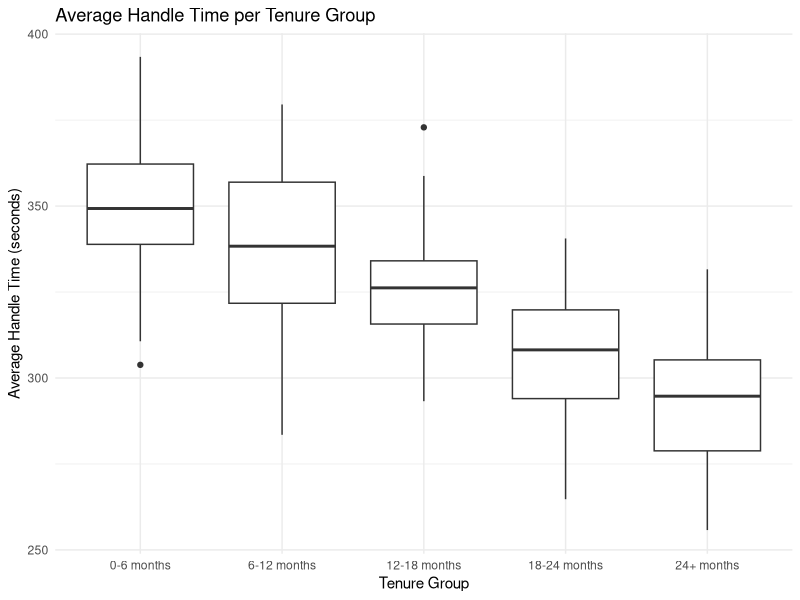
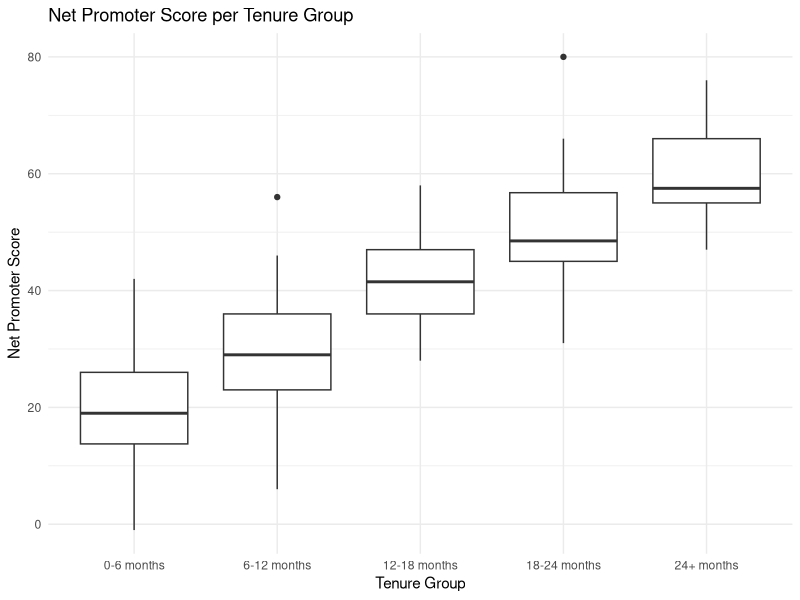
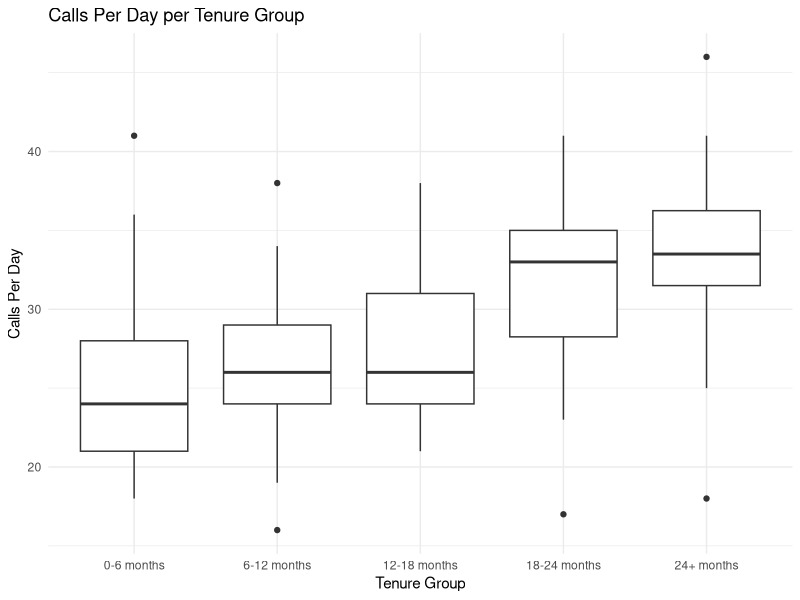
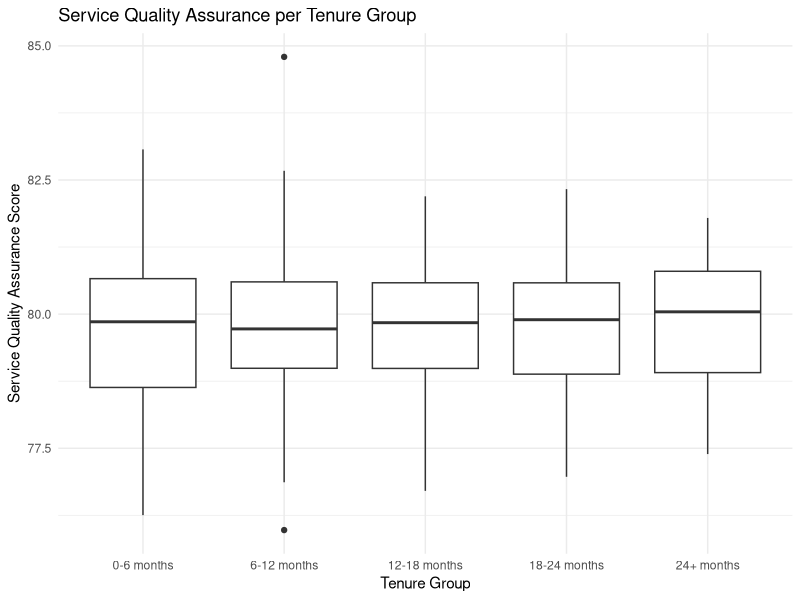
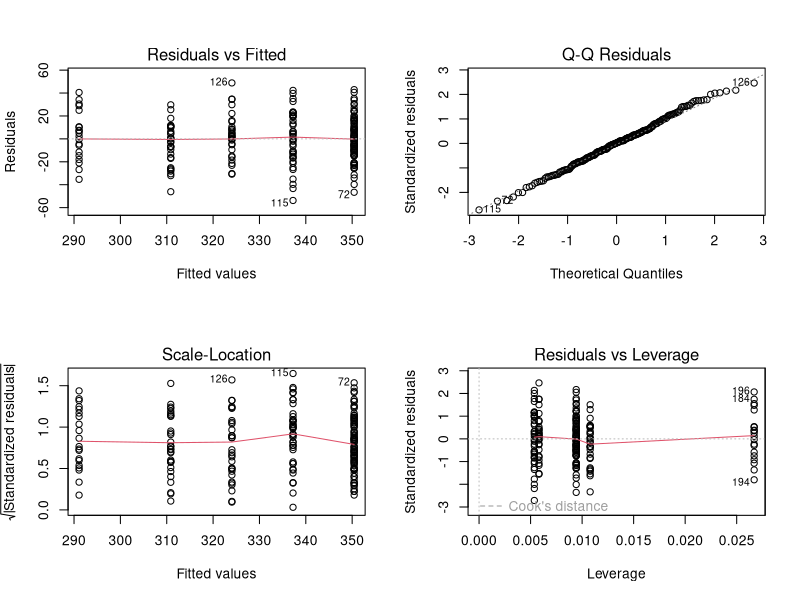
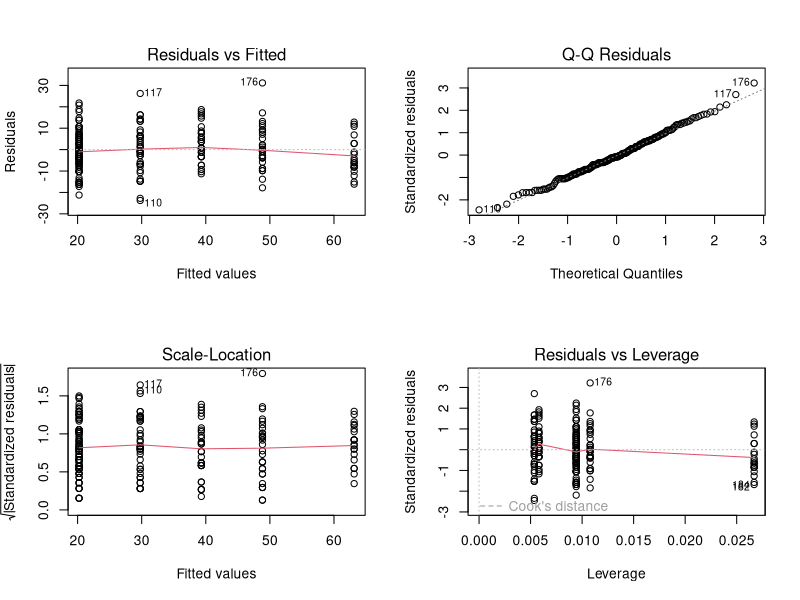
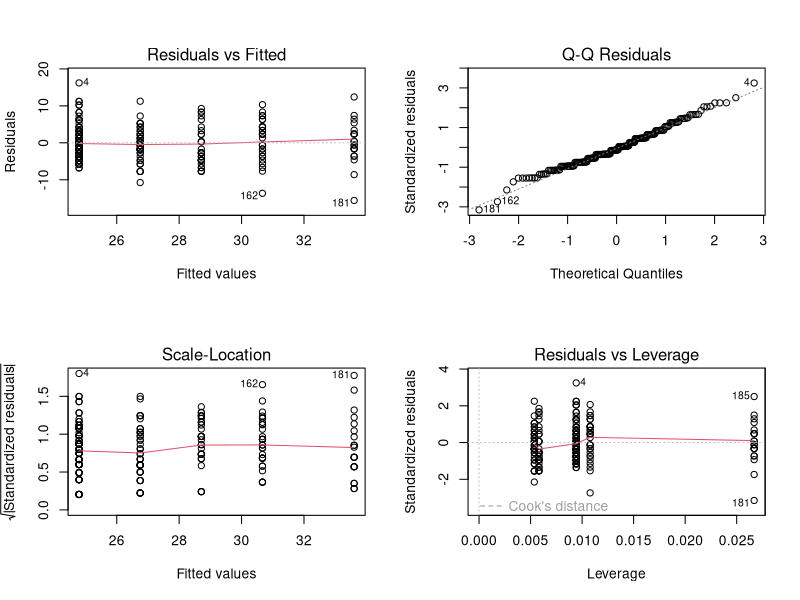
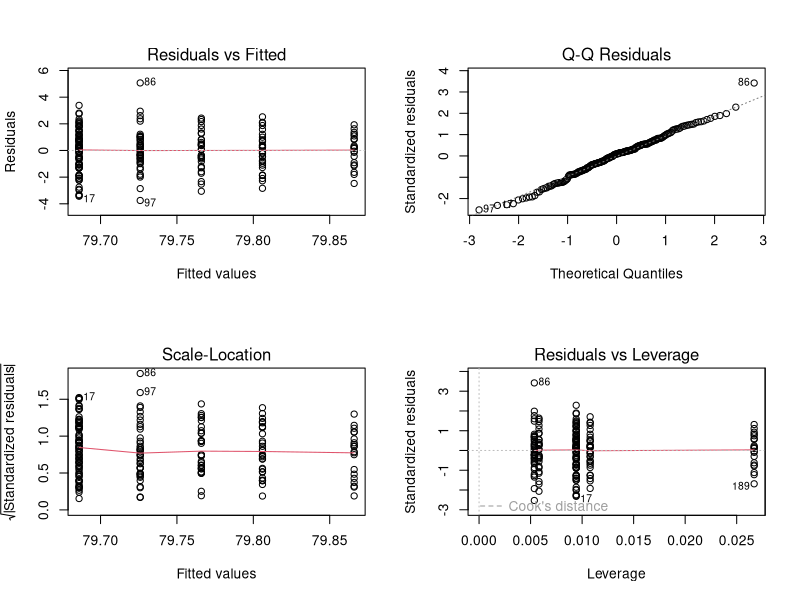

Recreate these plots in R, in order.
# install.packages(c("tidyverse", "lubridate", "MASS", "reshape2"))

library(tidyverse)
library(MASS)
library(lubridate)
library(reshape2)

# set seed for reproducibility when generating random data
set.seed(123)

total_employees <- 200

tenure_groups <- c("0-6 months", "6-12 months", "12-18 months", "18-24 months", "24+ months")
tenure_distribution <- c(0.4, 0.2, 0.15, 0.15, 0.1)

employees_per_group <- round(total_employees * tenure_distribution)

df <- data.frame()

# synthesise data
for (i in 1:length(tenure_groups)) {
  group_df <- tibble(
    EmployeeID = seq(from = 1, to = employees_per_group[i]),
    TenureGroup = tenure_groups[i],
    # generate values for KPIs from a normal distribution - (i-1)*x is used here to simulate the decrease as tenure increases
    AHT = rnorm(n = employees_per_group[i], mean = (350 - (i-1)*15), sd = 20),
    NPS = round(rnorm(n = employees_per_group[i], mean = (20 + (i-1)*10), sd = 10)),
    CallsPerDay = round(rnorm(n = employees_per_group[i], mean = (25 + (i-1)*2), sd = 5)),
    # Poisson distribution used to create the number of assessments completed by each employee
    QA_Assessments = rpois(n = employees_per_group[i], lambda = 10 + (i-1)*2),  
    # Placeholder for SQA values
    SQA = rep(0, employees_per_group[i])  
  )
  
  # SQA is now the sum of individual assessment scores divided by the number of assessments
  group_df$SQA <- sapply(group_df$QA_Assessments, function(x) {
    scores = rnorm(n = x, mean = 80, sd = 5)
    return(sum(pmin(pmax(scores, 0), 100))/x)
  })
  
  df <- bind_rows(df, group_df)
}

# ensure no negative AHT values
df$AHT <- ifelse(df$AHT < 0, abs(df$AHT), df$AHT)
# ensure no NPS scores are out of bounds (-100 - 100)
df$NPS <- pmin(pmax(df$NPS, -100), 100)
# ensure no negative calls per day
df$CallsPerDay <- ifelse(df$CallsPerDay < 0, abs(df$CallsPerDay), df$CallsPerDay)
# ensure no SQA values are out of bounds
df$SQA <- pmin(pmax(df$SQA, 0), 100)

# EDA

df$TenureGroup <- factor(df$TenureGroup, levels = c("0-6 months", "6-12 months", "12-18 months", "18-24 months", "24+ months"))



# AHT plot
ggplot(df, aes(x = TenureGroup, y = AHT)) +
  geom_boxplot() +
  theme_minimal() +
  labs(title = "Average Handle Time per Tenure Group",
       x = "Tenure Group",
       y = "Average Handle Time (seconds)")

# NPS plot
ggplot(df, aes(x = TenureGroup, y = NPS)) +
  geom_boxplot() +
  theme_minimal() +
  labs(title = "Net Promoter Score per Tenure Group",
       x = "Tenure Group",
       y = "Net Promoter Score")

# CallsPerDay plot
ggplot(df, aes(x = TenureGroup, y = CallsPerDay)) +
  geom_boxplot() +
  theme_minimal() +
  labs(title = "Calls Per Day per Tenure Group",
       x = "Tenure Group",
       y = "Calls Per Day")

# SQA plot
ggplot(df, aes(x = TenureGroup, y = SQA)) +
  geom_boxplot() +
  theme_minimal() +
  labs(title = "Service Quality Assurance per Tenure Group",
       x = "Tenure Group",
       y = "Service Quality Assurance Score")




# increase performance of more tenured employees
# have more people at either end of the range rather than in the middle
# have better performing newer staff at lower end of AHT and NPS etc.
# make increases less aggressive between cohorts but remain linear


df_summary <- df %>% 
  group_by(TenureGroup) %>% 
  summarise(
    Mean_AHT = mean(AHT),
    Median_AHT = median(AHT),
    SD_AHT = sd(AHT),
    Mean_NPS = mean(NPS),
    Median_NPS = median(NPS),
    SD_NPS = sd(NPS),
    Mean_CallsPerDay = mean(CallsPerDay),
    Median_CallsPerDay = median(CallsPerDay),
    SD_CallsPerDay = sd(CallsPerDay),
    Mean_SQA = mean(SQA),
    Median_SQA = median(SQA),
    SD_SQA = sd(SQA)
  )


# Convert tenure groups to numerical values
# integers in ifelse are the middle value for the tenure range
# i.e. 0-6 months is 3 months, 6-12 months is 9 months etc.
df$TenureNumerical <- ifelse(df$TenureGroup == "0-6 months", 3, 
                             ifelse(df$TenureGroup == "6-12 months", 9, 
                                    ifelse(df$TenureGroup == "12-18 months", 15, 
                                           ifelse(df$TenureGroup == "18-24 months", 21, 30))))

# Build linear models
model_AHT <- lm(AHT ~ TenureNumerical, data = df)
model_NPS <- lm(NPS ~ TenureNumerical, data = df)
model_CallsPerDay <- lm(CallsPerDay ~ TenureNumerical, data = df)
model_SQA <- lm(SQA ~ TenureNumerical, data = df)

# check assumptions
par(mfrow=c(2,2))
plot(model_AHT)

par(mfrow=c(2,2))
plot(model_NPS)

par(mfrow=c(2,2))
plot(model_CallsPerDay)

par(mfrow=c(2,2))
plot(model_SQA)

# Predict KPIs at the midpoint of each tenure group
benchmarks <- data.frame(TenureNumerical = c(3, 9, 15, 21, 30))
benchmarks$AHT <- predict(model_AHT, newdata = benchmarks)
benchmarks$NPS <- predict(model_NPS, newdata = benchmarks)
benchmarks$CallsPerDay <- predict(model_CallsPerDay, newdata = benchmarks)
benchmarks$SQA <- predict(model_SQA, newdata = benchmarks)


# The KPI with the highest R-squared value has the strongest linear relationship with tenure. 
# Thus, the benchmarks for this KPI could be considered the most significant or reliable, 
# in terms of being predicted by tenure.
summary(model_AHT)$r.squared
summary(model_NPS)$r.squared
summary(model_CallsPerDay)$r.squared
summary(model_SQA)$r.squared

